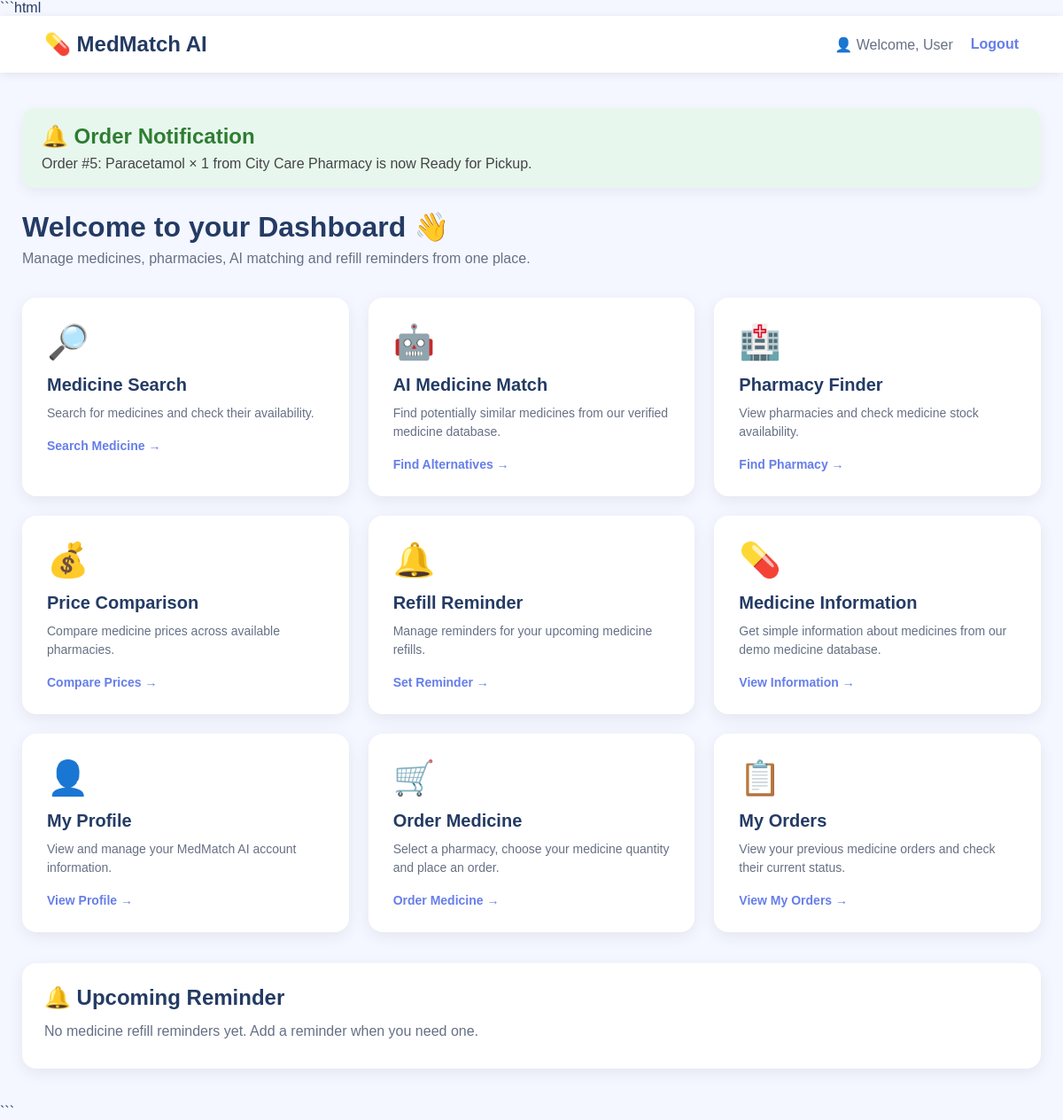
The page /dashboard (signed in) on the database as committed earlier.
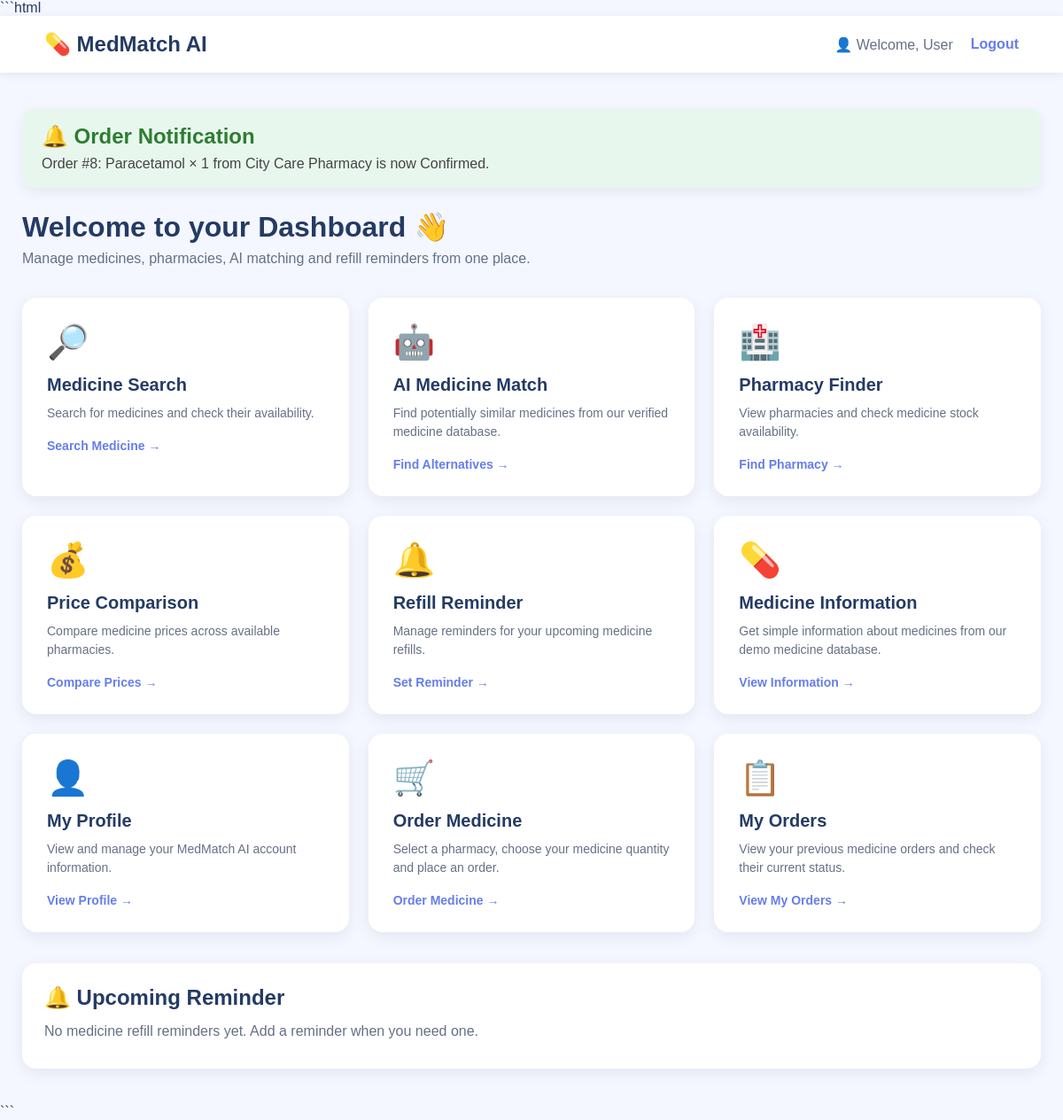
The same page on the database as committed later.
### tables this page shows
CREATE TABLE notifications (
            id INTEGER PRIMARY KEY AUTOINCREMENT,
            user_id INTEGER NOT NULL,
            message TEXT NOT NULL,
            created_at TEXT DEFAULT CURRENT_TIMESTAMP,
            FOREIGN KEY (user_id) REFERENCES users(id)
        );

### app.py (the view)
@app.route("/dashboard")
def dashboard():
    user_id = session.get("user_id")
    if not user_id:
        return redirect(url_for("login"))
    reminder = session.get("reminder")
    connection = get_db_connection()
    cursor = connection.cursor()
    cursor.execute("""
        SELECT id, message, created_at
        FROM notifications
        WHERE user_id = ?
        ORDER BY id DESC
        LIMIT 1
    """, (user_id,))
    notification = cursor.fetchone()
    connection.close()
    return render_template(
        "dashboard.html",
        reminder=reminder,
        notification=notification
    )

### database.py (called while the page is built)
def get_db_connection():
    connection = sqlite3.connect(DATABASE)
    connection.row_factory = sqlite3.Row
    return connection

### templates/dashboard.html (shortened to what the changed rows need)
<!DOCTYPE html>
<html lang="en">
<head>
</head>
<body>
    <div class="container">
        {% if notification %}
        <div class="notification">
            <h2>
                🔔 Order Notification
            </h2>
            <p>
                {{ notification["message"] }}
            </p>
        </div>
        {% endif %}
        <div class="welcome">
            <h1>
                Welcome to your Dashboard 👋
            </h1>
        </div>
        <div class="cards">
            <div class="card">
                <h2>
                    Medicine Search
                </h2>
            </div>
            <div class="card">
                <h2>
                    AI Medicine Match
                </h2>
            </div>
            <div class="card">
                <h2>
                    Pharmacy Finder
                </h2>
            </div>
            <div class="card">
                <h2>
                    Price Comparison
                </h2>
            </div>
            <div class="card">
                <h2>
                    Refill Reminder
                </h2>
            </div>
            <div class="card">
                <h2>
                    Medicine Information
                </h2>
            </div>
            <div class="card">
                <h2>
                    My Profile
                </h2>
            </div>
            <div class="card">
                <h2>
                    Order Medicine
                </h2>
            </div>
            <div class="card">
                <h2>
                    My Orders
                </h2>
            </div>
        </div>
        <div class="reminder">
            <h2>
                🔔 Upcoming Reminder
            </h2>
        </div>
    </div>
</body>
</html>

Rows that differ between the two databases and show on the page:
no longer on this page (row unchanged): notifications: message "Order #5: Paracetamol × 1 from City Care Pharmacy is now Ready for Pickup."
added notifications: message "Order #8: Paracetamol × 1 from City Care Pharmacy is now Confirmed."
